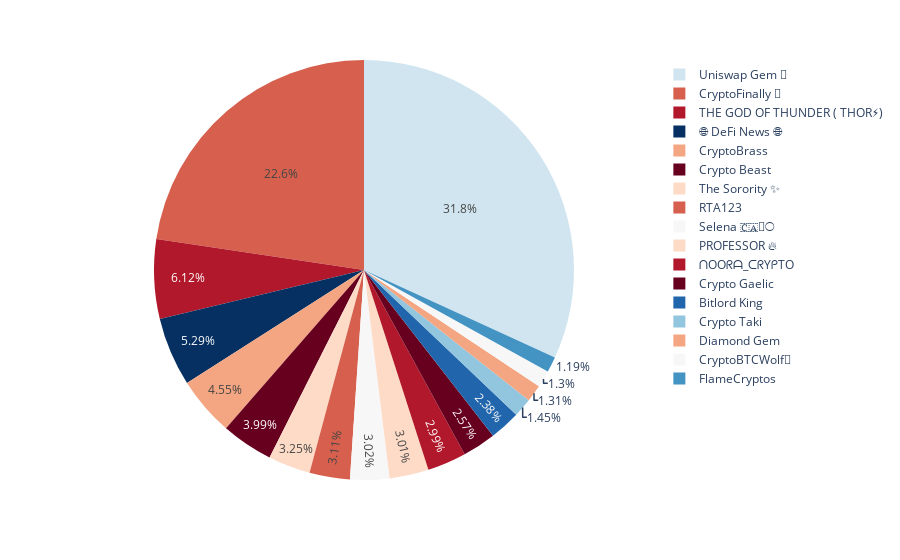

The notebook cell this image was saved under:
### Code cell
import plotly.express as px
fig = px.pie(Bd, values='followers_count', names='name', color_discrete_sequence=px.colors.sequential.RdBu,color='name')
fig.show()

### Figure 1 — Plotly figure (JSON) as saved in the notebook; plotly's stock layout.template omitted (floating-point values rounded to 4 significant figures)
{"data": [{"customdata": [["Crypto Beast"], ["THE GOD OF THUNDER ( THOR⚡)"], ["RTA123"], ["Diamond Gem"], ["PROFESSOR 🔥"], ["CryptoBTCWolf👑"], ["Uniswap Gem 💎"], ["Crypto Taki"], ["FlameCryptos"], ["Bitlord King"], ["🌐 DeFi News 🌐"], ["Crypto Gaelic"], ["ᑎOOᖇᗩ_ᑕᖇYᑭTO"], ["CryptoFinally 💫"], ["CryptoBrass"], ["The Sorority ✨"], ["Selena 🇨🇦🦋🌕"]], "domain": {"x": [0, 1], "y": [0, 1]}, "hovertemplate": "name=%{customdata[0]}<br>followers_count=%{value}<extra></extra>", "labels": ["Crypto Beast", "THE GOD OF THUNDER ( THOR⚡)", "RTA123", "Diamond Gem", "PROFESSOR 🔥", "CryptoBTCWolf👑", "Uniswap Gem 💎", "Crypto Taki", "FlameCryptos", "Bitlord King", "🌐 DeFi News 🌐", "Crypto Gaelic", "ᑎOOᖇᗩ_ᑕᖇYᑭTO", "CryptoFinally 💫", "CryptoBrass", "The Sorority ✨", "Selena 🇨🇦🦋🌕"], "legendgroup": "", "marker": {"colors": ["rgb(103,0,31)", "rgb(178,24,43)", "rgb(214,96,77)", "rgb(244,165,130)", "rgb(253,219,199)", "rgb(247,247,247)", "rgb(209,229,240)", "rgb(146,197,222)", "rgb(67,147,195)", "rgb(33,102,172)", "rgb(5,48,97)", "rgb(103,0,31)", "rgb(178,24,43)", "rgb(214,96,77)", "rgb(244,165,130)", "rgb(253,219,199)", "rgb(247,247,247)"]}, "name": "", "showlegend": true, "type": "pie", "values": [26299, 40363, 20509, 8655, 19881, 8550, 210080, 9578, 7883, 15690, 34877, 16980, 19737, 149356, 30023, 21432, 19906]}], "layout": {"legend": {"tracegroupgap": 0}, "margin": {"t": 60}, "piecolorway": ["rgb(103,0,31)", "rgb(178,24,43)", "rgb(214,96,77)", "rgb(244,165,130)", "rgb(253,219,199)", "rgb(247,247,247)", "rgb(209,229,240)", "rgb(146,197,222)", "rgb(67,147,195)", "rgb(33,102,172)", "rgb(5,48,97)"]}}
